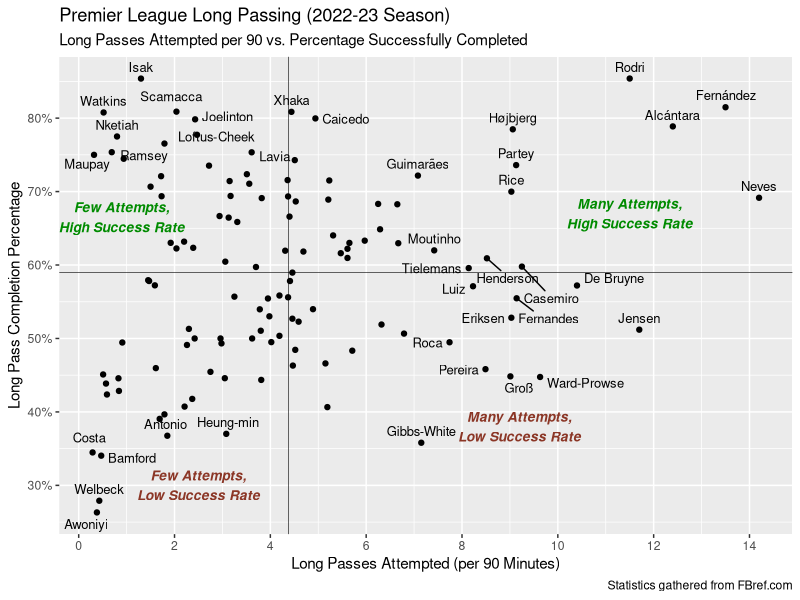

Reproduce this figure in R.
## ---- chunk 1
knitr::opts_chunk$set(echo = TRUE)
## ---- chunk 2
library(tidyverse)
library(readxl)
library(ggrepel)
library(scales)
## ---- chunk 3
pl.pass <- read_excel("Player Stats per90.xlsx", sheet="Pl Pass", skip = 1)[-c(1)] %>% rename('1/3'='44929')
pl.stand <- read_excel("Player Stats per90.xlsx", sheet="Pl Standard", skip = 1)[-c(1)]
pl.gk <- read_excel("Player Stats per90.xlsx", sheet="Pl GK", skip = 1)[-c(1)]
pl.gk_adv <- read_excel("Player Stats per90.xlsx", sheet="Pl GK Adv", skip = 1)[-c(1)]
pl.shoot <- read_excel("Player Stats per90.xlsx", sheet="Pl Shoot", skip = 1)[-c(1)]
pl.pass_type <- read_excel("Player Stats per90.xlsx", sheet="Pl Pass Type", skip = 1)[-c(1)]
pl.gscreate <- read_excel("Player Stats per90.xlsx", sheet="Pl G&S Create", skip = 1)[-c(1)]
pl.def <- read_excel("Player Stats per90.xlsx", sheet="Pl Def Act", skip = 1)[-c(1)]
pl.poss <- read_excel("Player Stats per90.xlsx", sheet="Pl Poss", skip = 1)[-c(1)]
pl.play_time <- read_excel("Player Stats per90.xlsx", sheet="Pl Play Time", skip = 1)[-c(1)]
pl.misc <- read_excel("Player Stats per90.xlsx", sheet="Pl Misc", skip = 1)[-c(1)]
## ---- chunk 4
pl.pass.clean <- pl.pass %>% separate(Player, into=c('first','last'),sep=' ', extra="merge")
## ---- chunk 5
pl.pass.clean$last[is.na(pl.pass.clean$last)] <- pl.pass.clean$first[is.na(pl.pass.clean$last)]
## ---- chunk 6
pl.pass.mids_10_90s <- pl.pass.clean %>% filter (`90s▼`>10 & (Pos == "MF" | Pos == "MF,DF" | Pos == "MF,FW" | Pos == "DF,FW" | Pos == "FW"))
## ---- chunk 7
pl.pass.mids_10_90s %>% summarize(mean(Att...21))
pl.pass.mids_10_90s %>% summarize(mean((Cmp...20/Att...21)))
## ---- chunk 8
pl.pass.mids_longpass_att.v.cmp <-
  ggplot(data=pl.pass.mids_10_90s, aes(x=Att...21, y=(Cmp...20/Att...21)))+
  geom_point()+
  geom_text_repel(data=subset(pl.pass.mids_10_90s, Att...21>7 | (Cmp...20/Att...21)>.75 | (Cmp...20/Att...21)<.375),
                  aes(x=Att...21, y=(Cmp...20/Att...21), label=last),
                  family="Helvetica", size=3.3, vjust=-.7)+
  xlim(0,15)+
  geom_hline(yintercept=.59, size=.2)+
  geom_vline(xintercept=4.38, size=.2)+
  labs(title="Premier League Long Passing (2022-23 Season)",
       subtitle="Long Passes Attempted per 90 vs. Percentage Successfully Completed",
       caption="Statistics gathered from FBref.com")+
  annotate("text", x=11.5, y=.67, label="Many Attempts,\nHigh Success Rate",
           family="Helvetica", fontface="bold.italic", size=3.5, color="green4")+
  annotate("text", x=2.5, y=.30, label="Few Attempts,\nLow Success Rate",
           family="Helvetica", fontface="bold.italic", size=3.5, color="tomato4")+
  annotate("text", x=.9, y=.665, label="Few Attempts,\nHigh Success Rate",
           family="Helvetica", fontface="bold.italic", size=3.5, color="green4")+
  annotate("text", x=9.2, y=.38, label="Many Attempts,\nLow Success Rate",
           family="Helvetica", fontface="bold.italic", size=3.5, color="tomato4")+
  scale_x_continuous(name="Long Passes Attempted (per 90 Minutes)", breaks = scales::pretty_breaks(n = 7))+
  scale_y_continuous(name="Long Pass Completion Percentage", labels=percent, breaks = scales::pretty_breaks(n = 5))

pl.pass.mids_longpass_att.v.cmp
